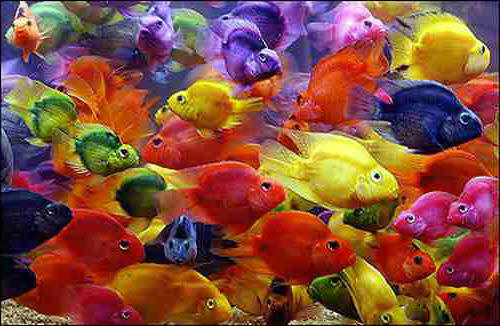
#> input picture ps2/fish.jpg, 500 x 326 px
$ jupyter execute --allow-errors quantize.ipynb   (shell and % lines are left out)   (Python 2 division)   (older library calls are emulated)
#> lines starting #> are read from the running program, lines starting #| are printed output that depends on the picture; long printed decimals are rounded
[cell 1]
%pylab inline

[cell 2]
from PIL import Image
import numpy as np
import matplotlib
import matplotlib.pyplot as plt
from scipy.cluster import vq
from scipy.misc import imresize

[cell 3]
import numpy as np
import scipy as sp
import matplotlib.pyplot as plt
#import sklearn
from sklearn import cluster

n_clusters = 5
np.random.seed(0)

im = array(Image.open('fish.jpg'))
#> im is the input picture: shape (326, 500, 3); mean R, G, B 132.5, 77.5, 60.6
X = im.reshape((-1, 1))  # We need an (n_sample, n_feature) array
k_means = cluster.KMeans(n_clusters=n_clusters, n_init=4)
k_means.fit(X)
values = k_means.cluster_centers_.squeeze()
labels = k_means.labels_

# create an array from labels and values
im_compressed = np.choose(labels, values)
im_compressed.shape = im.shape

vmin = im.min()
#> vmin = 0
vmax = im.max()
#> vmax = 255

# original lena
plt.figure(1, figsize=(10,10))
plt.imshow(im, cmap=plt.cm.gray, vmin=vmin, vmax=256)

# compressed lena
plt.figure(2, figsize=(10,10))
plt.imshow(im_compressed)#, cmap=plt.cm.gray, vmin=vmin, vmax=vmax)

[cell 4]
def quantizeHSV(origImg, k):
#> called with k = 5
    hsv_img = matplotlib.colors.rgb_to_hsv(origImg)
#> hsv_img: shape (326, 500, 3) float32; mean of channels 0, 1, 2 0.4, 0.7, 143
    k_means_hue = cluster.KMeans(k)
    k_means_hue.fit(hsv_img[:,:,0].reshape((-1,1)))
    meanHues = k_means_hue.cluster_centers_.squeeze()
    labels = (k_means_hue.labels_).reshape((hsv_img.shape[0],hsv_img.shape[1]))
    h_out = (np.array([meanHues[labels[I]] for I in np.ndindex(labels.shape)])).reshape((hsv_img.shape[0],hsv_img.shape[1]))
    hsv = np.dstack((h_out,hsv_img[:,:,1],hsv_img[:,:,2]))
#> hsv: shape (326, 500, 3) float32; mean of channels 0, 1, 2 0.4, 0.7, 143
    outputImg = matplotlib.colors.hsv_to_rgb(hsv)
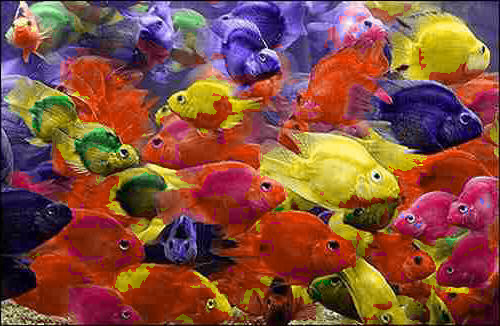
#> outputImg: shape (326, 500, 3) float32; mean R, G, B 132.1, 78.4, 61.3
    plt.figure(figsize=(10,10))
    plt.imshow(outputImg.astype('uint8'))
    plt.title('HSV Quantized Image')
    return outputImg,meanHues
im_hsv, meanHues = quantizeHSV(im, 5)
#> meanHues = [0.94, 0.0408, 0.702, 0.343, 0.149]

[cell 5]
def quantizeRGB(origImg, k):

#> called with k = 5
    features = []
    for x in range(im.shape[0]):
        for y in range(im.shape[1]):
            R = im[x,y,0]
            G = im[x,y,1]
            B = im[x,y,2]
            features.append([R,G,B])
#> after the loop, features = 163000 items
    features = array(features,'f')

    centroids,variance = vq.kmeans2(features,k)
#> centroids = [[178, 112.8, 36.56], [120.4, 89.06, 138.1], [140.7, 36.82, 20.58], [45.11, 32.46, 46.09], [209.1, 193.6, 131]]
    print centroids
#| [[178.0189   112.794  36.564]
#|  [120.379   89.061  138.063 ]
#|  [140.685   36.817   20.579]
#|  [ 45.108  32.463   46.091]
#|  [209.054  193.608  131.040 ]]
    code,distance = vq.vq(features,centroids)
    print code
#> (printed output is left out)
    codeim = code.reshape(im.shape[0],im.shape[1])
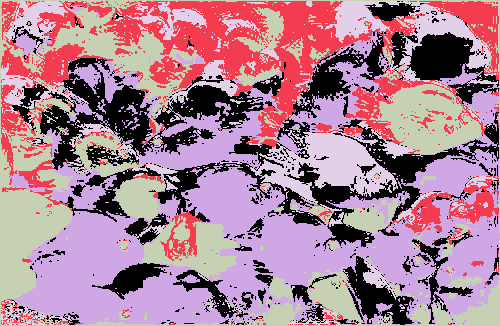
#> codeim: shape (326, 500) int32; 5 distinct labels, from 0 to 4; one colour per label, 0 black

    fig = plt.figure(figsize=(15,15))
    fig.add_subplot(1,2,1, title="")
    imshow(im)
    fig.add_subplot(1,2,2, title="")
    #codeim = imresize(codeim,im.shape[:2],interp='nearest')
    codeim = imresize(codeim,im.shape[:2])
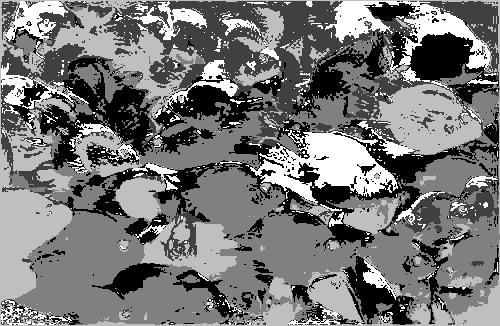
#> codeim: shape (326, 500); min 0, max 255, mean 118.7
    imshow(codeim.astype('uint8'))
    show()
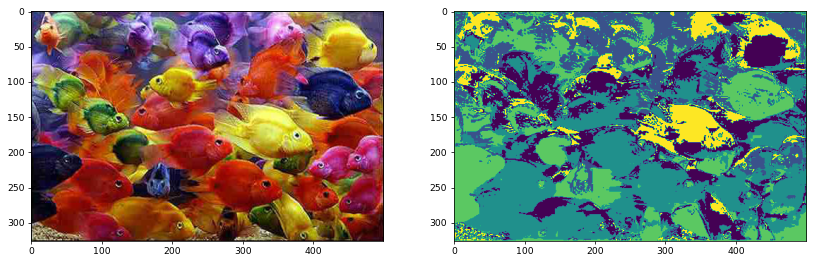
#> figure drawn by matplotlib, 2 panels
    ret_im = np.array(im)
    ret_im[:,:,0] = codeim
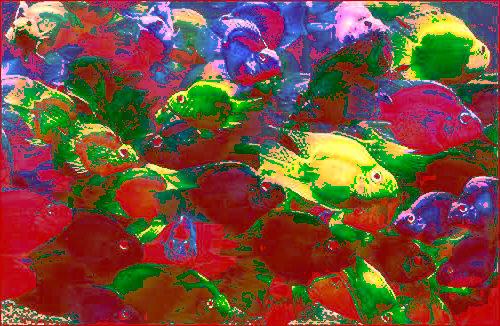
#> ret_im: shape (326, 500, 3); mean R, G, B 118.7, 77.5, 60.6
    ret_im[:,:,1] = codeim
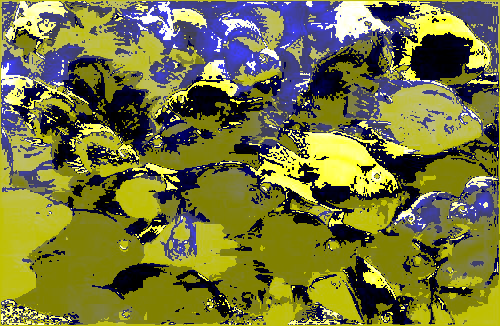
#> ret_im: shape (326, 500, 3); mean R, G, B 118.7, 118.7, 60.6
    ret_im[:,:,2] = codeim
    print ret_im.shape
#| (326, 500, 3)
    return ret_im, centroids
im = array(Image.open('fish.jpg'))
im_rgb, meanColors = quantizeRGB(im, 5)
#> meanColors has the same summary as centroids in quantizeRGB

#> (a cell that did not finish here is left out)

[cell 7]
def quantizeHSV(origImg, k):
#> called with k = 5
    im_hsv = matplotlib.colors.rgb_to_hsv(im)
    print "im_hsv shape is ", im_hsv.shape
#| im_hsv shape is  (326, 500, 3)
    print im_hsv
#> (printed output is left out)
    features = []
    for x in range(im.shape[0]):
        for y in range(im.shape[1]):
            hue = im[x,y,0]
            features.append([hue])
#> after the loop, features = 163000 items
    features_temp = reshape(im_hsv,(im_hsv.shape[0]*im_hsv.shape[1],3))
    print features_temp.shape
#| (163000, 3)
    features = features_temp[:,0]
    print "feature shape is", features.shape
#| feature shape is (163000,)
    # cluster
    codebook,variance = kmeans(features,k)
    print "codebook shape ", codebook.shape
    code,distance = vq(features,codebook)
    # create image with cluster labels
    print "code shape", code.shape

    res = codebook[code]
    res = reshape(res,(im_hsv.shape[0],im_hsv.shape[1]))
    print "res shape", res.shape
    print im
    print res

    lu=res.flatten()
    plt.hist(lu,256)
    plt.show()

    im[:,:,0] = res
    imshow(im)
    im_rgb = matplotlib.colors.hsv_to_rgb(im_hsv)
    fig = plt.figure(figsize=(15,15))
    fig.add_subplot(1,2,1, title="")
    imshow(im_hsv)
    fig.add_subplot(1,2,2, title="")
    #codeim = imresize(codeim,im.shape[:2],interp='nearest')
    imshow(im_rgb)
    show()
    return codeim, codebook
im = array(Image.open('fish.jpg'))
#> (the rest of this cell did not finish here and is left out)

[cell 8]
def computeQuantizationError(origImg,quantizedImg):
    print origImg.shape
#| (326, 500, 3)
    print quantizedImg.shape
#| (326, 500, 3)
    return numpy.sum((origImg[:,:,0:3]-quantizedImg[:,:,0:3])**2)

im = array(Image.open('fish.jpg'))
#> (the rest of this cell did not finish here and is left out)

[cell 9]
def getHueHists(im, k):
#> called with k = 5
    lu=im[...,0].flatten()
    plt.hist(lu,256)
    plt.show()
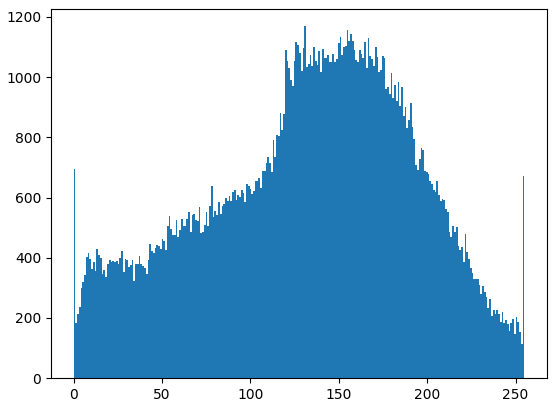
#> figure drawn by matplotlib, 1 panel; tallest bar 1169 high, from x = 130.5 to 131.5
    return lu
getHueHists(im, 5)

[cell 10]
def getHueHists(origImg, k):
#> called with k = 5
    hsv_img = matplotlib.colors.rgb_to_hsv(origImg)

    hist1 = np.histogram(hsv_img[:,:,0],k)
#> hist1 = ([93125, 6341, 2076, 32574, 28884], [0, 0.2, 0.4, 0.599, 0.799, 0.999])

    k_means_hue = cluster.KMeans(k, n_init=4)
    k_means_hue.fit(hsv_img[:,:,0].reshape((-1,1)))

    meanHues = k_means_hue.cluster_centers_.squeeze()
    labels = (k_means_hue.labels_).reshape((hsv_img.shape[0],hsv_img.shape[1]))
    index_of_closestClust = np.zeros((hsv_img.shape[0],hsv_img.shape[1]))
    for i in range(hsv_img.shape[0]):
        for j in range(hsv_img.shape[1]):
            index_of_closestClust[i,j] = int(k_means_hue.predict(hsv_img[i,j,0]))
#> index_of_closestClust: shape (326, 500) float64; every value is 0
            #print "index ",index_of_closestClust[i,j]
    hist2 = np.histogram(index_of_closestClust.reshape(-1),k)
    plt.figure()
    plt.hist(hsv_img[:,:,0].reshape(-1), bins=k, color='red')
    plt.title('hist uniform')
    plt.figure()

    plt.hist(index_of_closestClust.reshape(-1), bins=k, color='blue')
    plt.title('hist Clustered')
    #plt.show()
    #print "the size of bincount is: ", hist2.shape
    return hist1, hist2
#> (the rest of this cell did not finish here and is left out)
